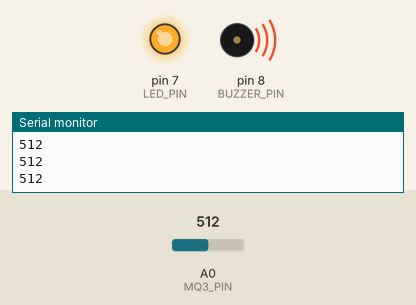
The sketch below on a simulated Arduino Uno, built with avr-gcc and run on an emulated ATmega328P. Shown: output pins drawn as LEDs (lit = HIGH), buzzer (waves = sounding, pin HIGH), the last lines printed to the serial monitor. The test bench sets the inputs (shaded band); at power-on: A0 (MQ3_PIN) = 512.

Above: at 1.3 s.
1.4 s: A0 (MQ3_PIN) set to 412
2.9 s: A0 (MQ3_PIN) set to 386
At 3.3 s:
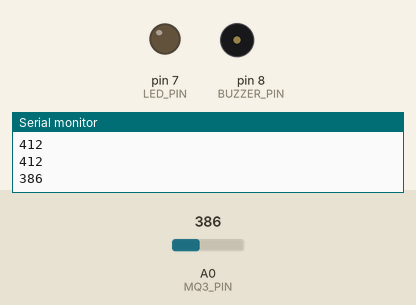
4.5 s: A0 (MQ3_PIN) set to 410
At 5.7 s:
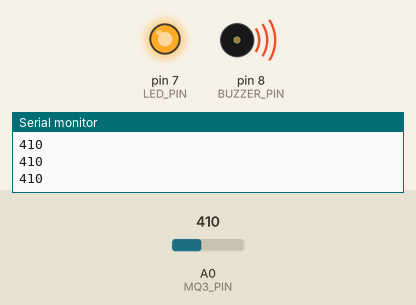
6.0 s: A0 (MQ3_PIN) set to 390
At 6.9 s:
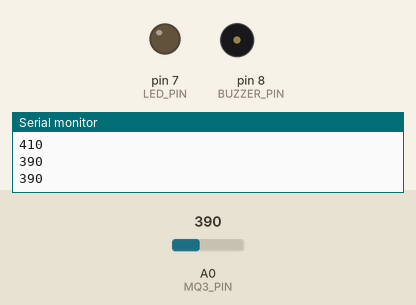
Timing chart, 0 to 8.5 s (numbered marks = the images above; inputs shaded):
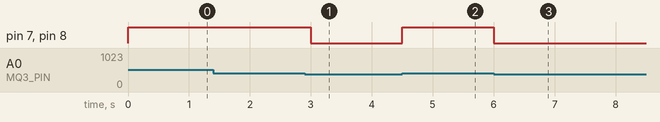

The sketch:

alcohol_detection.ino
```cpp
#define MQ3_PIN A0  // Analog pin connected to MQ3 sensor
#define LED_PIN 7   // Digital pin connected to LED
#define BUZZER_PIN 8 // Digital pin connected to Buzzer

int threshold = 400; // Set a threshold value for alcohol detection (adjust as needed)

void setup() {
  pinMode(LED_PIN, OUTPUT);     // Set LED pin as output
  pinMode(BUZZER_PIN, OUTPUT);  // Set Buzzer pin as output
  Serial.begin(9600);           // Initialize serial communication for debugging
}

void loop() {
  int sensorValue = analogRead(MQ3_PIN);  // Read alcohol concentration from MQ3 sensor
  Serial.println(sensorValue);           // Print sensor value to Serial Monitor

  if (sensorValue > threshold) {
    digitalWrite(LED_PIN, HIGH);         // Turn ON LED
    digitalWrite(BUZZER_PIN, HIGH);      // Turn ON Buzzer
  } else {
    digitalWrite(LED_PIN, LOW);          // Turn OFF LED
    digitalWrite(BUZZER_PIN, LOW);       // Turn OFF Buzzer
  }

  delay(500); // Wait for 500ms before next reading
}
```

Measured:
- the behaviour switches between 401 and 400 on A0 (MQ3_PIN) (found by bisection; images 0 and 1)
- after the input at 2.9 s, pin 7 (LED_PIN), pin 8 (BUZZER_PIN): HIGH → LOW after 0.10 s
- after the input at 4.5 s, pin 7 (LED_PIN), pin 8 (BUZZER_PIN): LOW → HIGH at once
- after the input at 6.0 s, pin 7 (LED_PIN), pin 8 (BUZZER_PIN): HIGH → LOW at once
